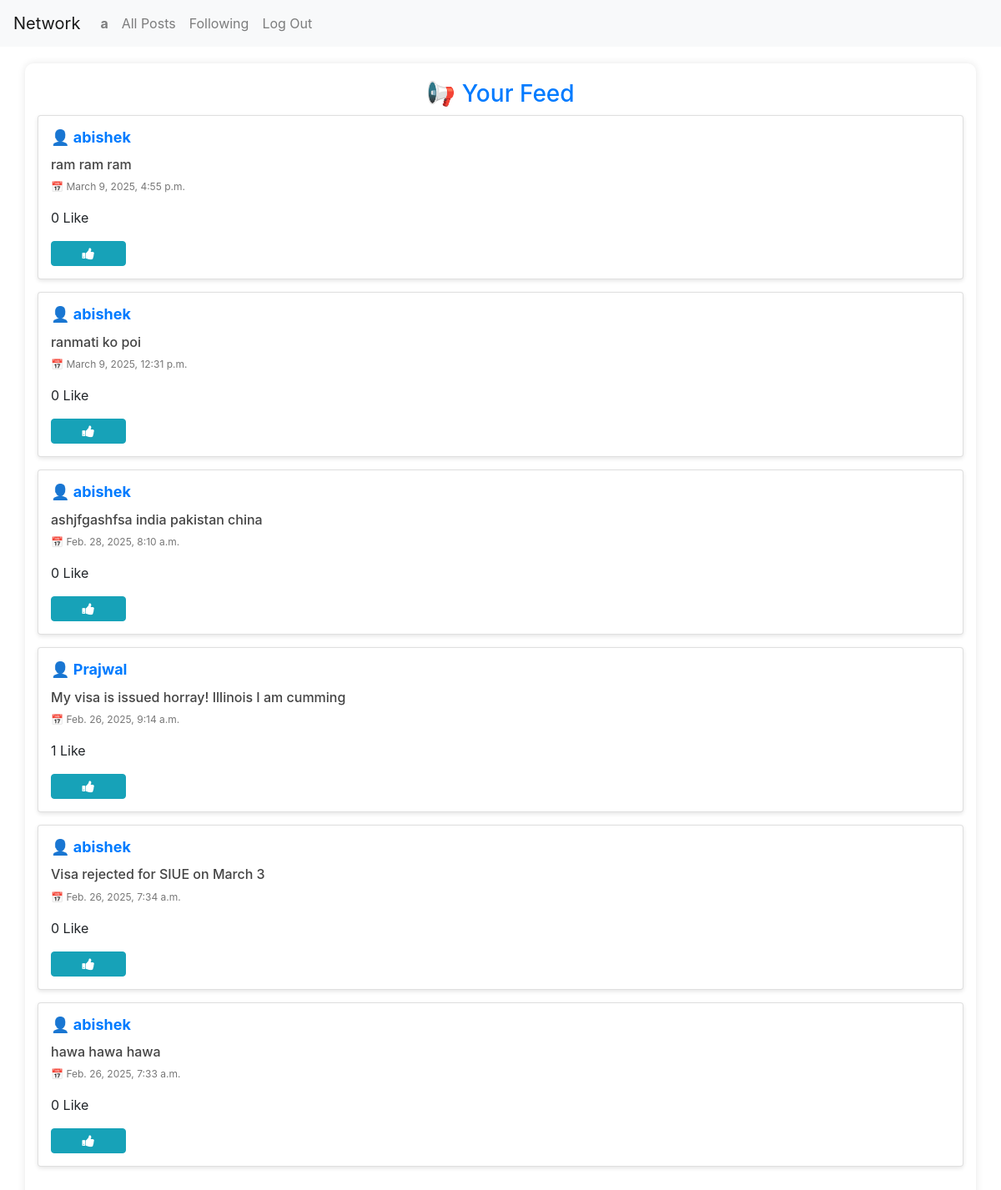
The app's page /following/ (signed in) with its own data.
### network/models.py (models this page shows, shortened)
class User(AbstractUser):
    pass

class Post(models.Model):
    content = models.CharField(max_length=140)
    user = models.ForeignKey(User, on_delete=models.CASCADE, related_name="author")
    date = models.DateTimeField(auto_now_add=True)

### network/views.py (the view)
# urls.py: path('following/', views.following, name="following"),
@csrf_exempt
def following(request):
    currentUser = User.objects.get(pk=request.user.id)
    followingPeople = Follow.objects.filter(user=currentUser)
    allPosts = Post.objects.all().order_by('id').reverse()
    followingPosts = []
    for post in allPosts:
        for person in followingPeople:
            if person.user_followed == post.user:
                followingPosts.append(post)
    paginator = Paginator(followingPosts, 10)
    page_number = request.GET.get('page')
    posts_of_the_page = paginator.get_page(page_number)
    allLikes = Like.objects.all()
    whoYouLiked = []
    for post in posts_of_the_page:
         post.like_count = Like.objects.filter(post=post).count()
    try:
        for like in allLikes:
            if like.user.id == request.user.id:
                whoYouLiked.append(like.post.id)
    except:
        whoYouLiked = []
    return render(request, 'network/following.html', {
        'posts': posts_of_the_page,
        'whoYouLiked': whoYouLiked
    })

### network/templates/network/following.html (shortened to what this page needs)
{% extends "network/layout.html" %}
{% load static %}
{% block body %}
    <div class="container">
        <h1 class="title">📢 Your Feed</h1>
        <div class="all-posts">
            {% for post in posts %}
            <div class="post card">
                <h5 class="username"><a href="{% url 'profile' user_id=post.user.id%}">👤 <strong>{{ post.user }}</strong></a></h5>
                <h6 class="content">{{ post.content }}</h6>
                <p class="date">📅 {{ post.date }}</p>
                <p id="likecount_{{post.id}}">{{post.like_count}} Like</p>
                {% if user.is_authenticated %}
                    {% if post.id in whoYouLiked %}
                        <button class="btn btn-info fa fa-thumbs-down col-1" id="{{post.id}}" onclick="toggleLike('{{post.id}}')"></button>
                    {% else %}
                        <button class="btn btn-info fa fa-thumbs-up col-1" id="{{post.id}}" onclick="toggleLike('{{post.id}}')"></button>
                    {% endif %}
                {% endif %}
            </div>
            {% endfor %}
        </div>
    </div>
{% endblock %}

### network/templates/network/layout.html (shortened to what this page needs)
{% load static %}
<!DOCTYPE html>
<html lang="en">
    <head>
        <link href="{% static 'network/style.css' %}" rel="stylesheet">
        <link rel="stylesheet" href="https://stackpath.bootstrapcdn.com/bootstrap/4.4.1/css/bootstrap.min.css">
        <link rel="stylesheet" href="https://cdnjs.cloudflare.com/ajax/libs/font-awesome/4.7.0/css/font-awesome.min.css">
    </head>
    <body>
        <nav class="navbar navbar-expand-lg navbar-light bg-light">
            <a class="navbar-brand" href="{% url 'index' %}">Network</a>
            <div>
              <ul class="navbar-nav mr-auto">
                {% if user.is_authenticated %}
                    <li class="nav-item">
                        <a class="nav-link" href="{% url 'profile' user_id=user.id %}"><strong>{{ user.username }}</strong></a>
                    </li>
                {% endif %}
                <li class="nav-item">
                  <a class="nav-link" href="{% url 'index' %}">All Posts</a>
                </li>
                {% if user.is_authenticated %}
                    <li class="nav-item">
                        <a class="nav-link" href="{% url 'following' %}">Following</a>
                    </li>
                    <li class="nav-item">
                        <a class="nav-link" href="{% url 'logout' %}">Log Out</a>
                    </li>
                {% endif %}
              </ul>
            </div>
          </nav>
        <div class="body">
            {% block body %}
            {% endblock %}
        </div>
    </body>
</html>

### network/static/network/style.css (style rules this page uses)
body { font-family: 'Arial', sans-serif; background-color: #f4f4f4; margin: 0; padding: 0; }
.container { width: 80%; margin: auto; padding: 20px; background: white; box-shadow: 0px 0px 10px rgba(0, 0, 0, 0.1); border-radius: 10px; margin-top: 20px; }
.title { text-align: center; color: #007bff; font-size: 28px; }
.post { background: #ffffff; padding: 15px; margin-bottom: 15px; border-radius: 10px; box-shadow: 0px 2px 5px rgba(0, 0, 0, 0.1); }
.username { font-size: 18px; color: #007bff; }
.content { font-size: 16px; margin-top: 5px; color: #444; }
.date { font-size: 12px; color: #777; }

### records on screen
User: username "a"
Post: user "abishek", content "ram ram ram", date "March 9, 2025, 4:55 p.m.", like_count "0"
Post: user "abishek", content "ranmati ko poi", date "March 9, 2025, 12:31 p.m.", like_count "0"
Post: user "abishek", content "ashjfgashfsa india pakistan china", date "Feb. 28, 2025, 8:10 a.m.", like_count "0"
Post: user "Prajwal", content "My visa is issued horray! Illinois I am cumming", date "Feb. 26, 2025, 9:14 a.m.", like_count "1"
Post: user "abishek", content "Visa rejected for SIUE on March 3", date "Feb. 26, 2025, 7:34 a.m.", like_count "0"
Post: user "abishek", content "hawa hawa hawa", date "Feb. 26, 2025, 7:33 a.m.", like_count "0"
